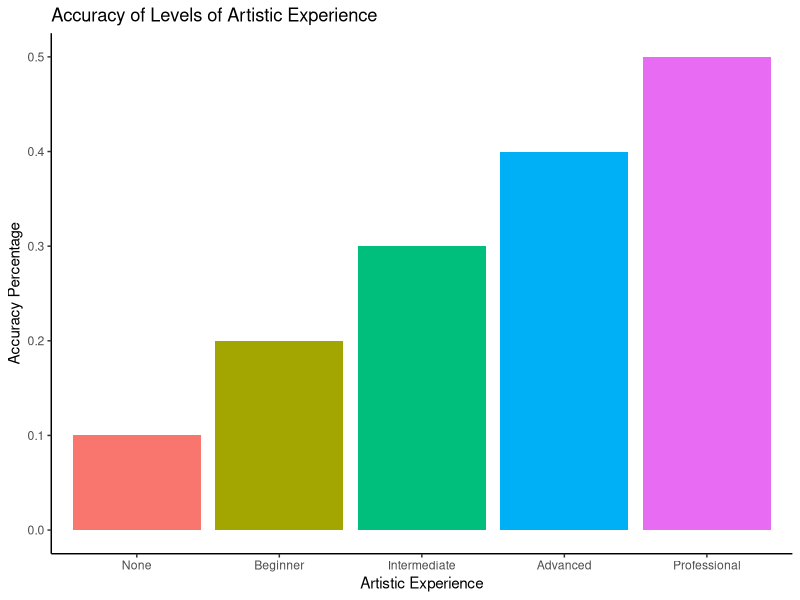
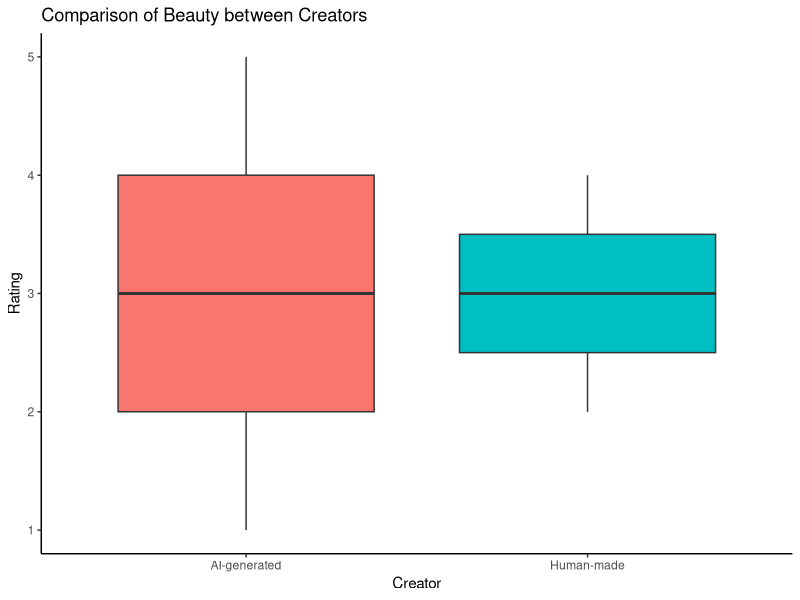
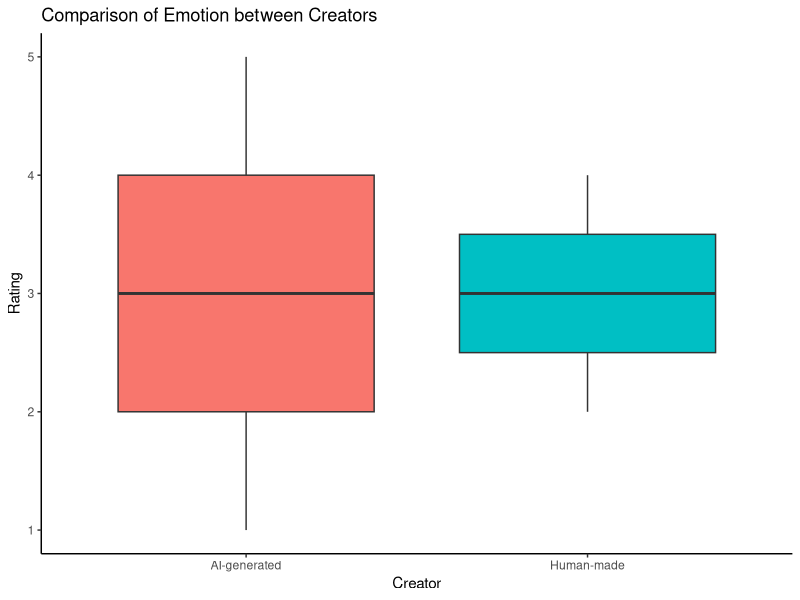
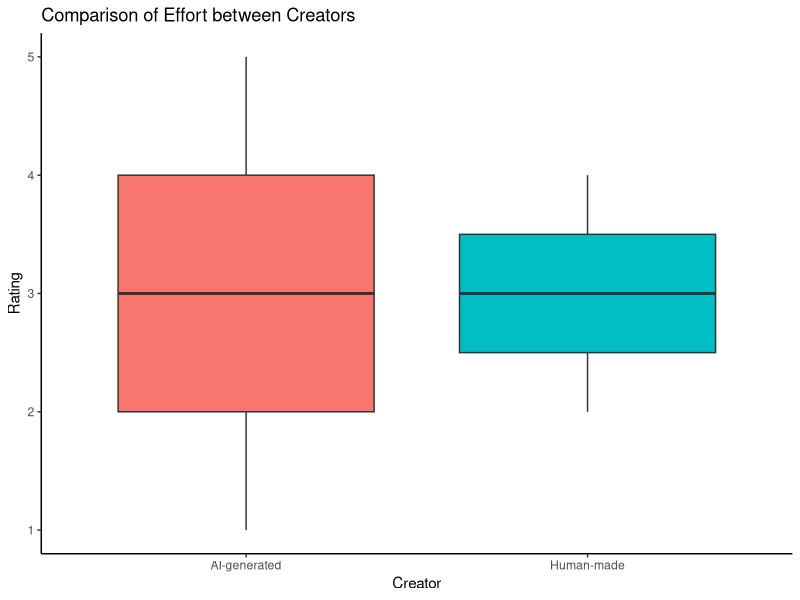
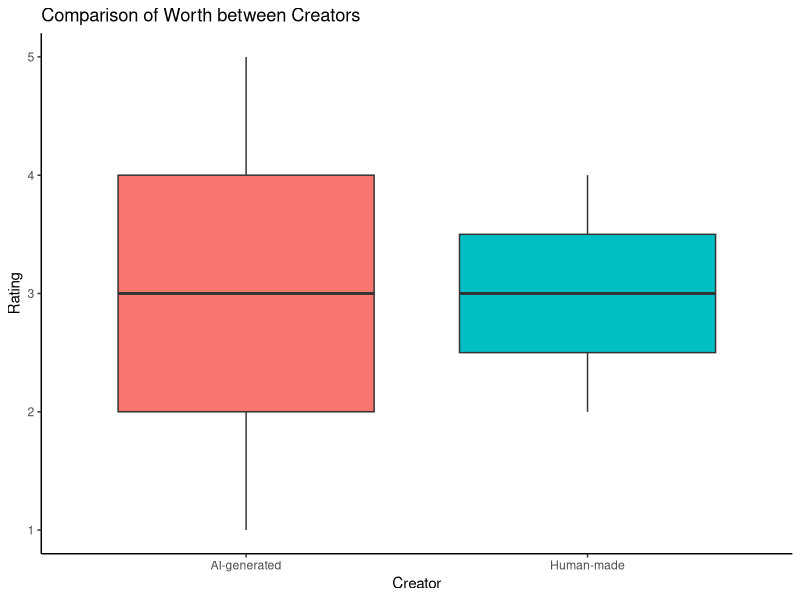

Source code (R) for these figures, in order:
library(ggplot2)

experience <- c("None", "Beginner", "Intermediate", "Advanced", "Professional") 
accuracy <- c(0.10, 0.20, 0.30, 0.40, 0.50) 
creator <- c("AI-generated","Human-made","AI-generated","Human-made","AI-generated")
beauty <- c(1,2,3,4,5)
emotion <- c(1,2,3,4,5)
effort <- c(1,2,3,4,5)
worth <- c(1,2,3,4,5)
df <- data.frame(experience, accuracy, creator, beauty, emotion, effort, worth) 
View(df)

df$experience <- factor(df$experience, levels=c("None","Beginner","Intermediate","Advanced","Professional"))
ggplot(df, aes(x=experience, y=accuracy, fill=experience)) + 
  geom_col(show.legend = FALSE) +
  ggtitle("Accuracy of Levels of Artistic Experience") +
  labs(x = "Artistic Experience", y = "Accuracy Percentage") + theme_classic()

ggplot(df, aes(creator, beauty, fill = creator)) + 
  geom_boxplot(show.legend = FALSE) + 
  ggtitle("Comparison of Beauty between Creators") +
  labs(x = "Creator", y = "Rating") +
  theme_classic() 

ggplot(df, aes(creator, emotion, fill = creator)) + 
  geom_boxplot(show.legend = FALSE) + 
  ggtitle("Comparison of Emotion between Creators") +
  labs(x = "Creator", y = "Rating") +
  theme_classic() 

ggplot(df, aes(creator, effort, fill = creator)) + 
  geom_boxplot(show.legend = FALSE) + 
  ggtitle("Comparison of Effort between Creators") +
  labs(x = "Creator", y = "Rating") +
  theme_classic() 

ggplot(df, aes(creator, worth, fill = creator)) + 
  geom_boxplot(show.legend = FALSE) + 
  ggtitle("Comparison of Worth between Creators") +
  labs(x = "Creator", y = "Rating") +
  theme_classic() 